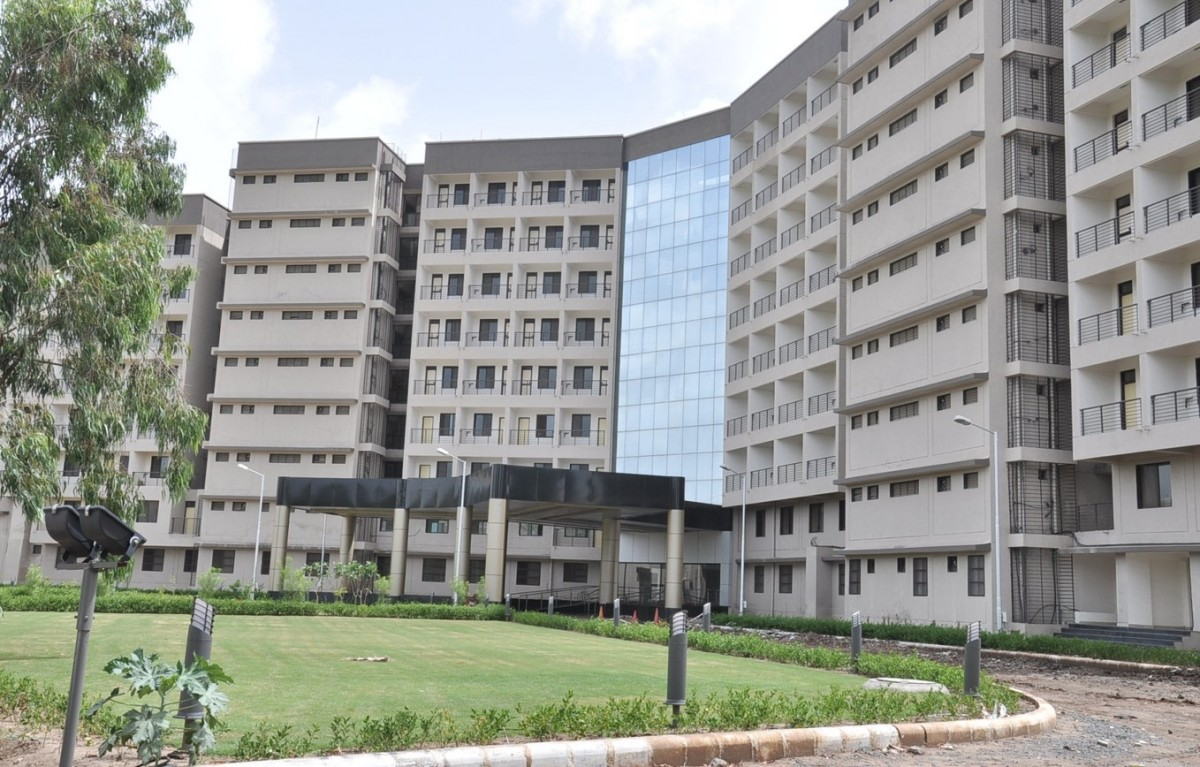
#> input picture CV and IP/ImgData/input/svnit.jpg, 1200 x 767 px, found by its file name
$ python cannyedge.py
#> lines starting #> are read from the running program, lines starting #| are printed output that depends on the picture; after the words box and inside, x2 and y2 are one past the last pixel; in counts of white or black regions, pixels touching at a corner belong together
import cv2 as cv

#Canny Edge Detection is a popular technique for detecting edges in images, which uses multi-stage algorithm.

#Here, we will make use of Trackbars to adjust the threshold value for Canny Edge Detection.

#Defining a Function
def do_nothing(x):
    pass

#Reading Image
img = cv.imread("D:\\ImgData\\input\\svnit.jpg", 0)
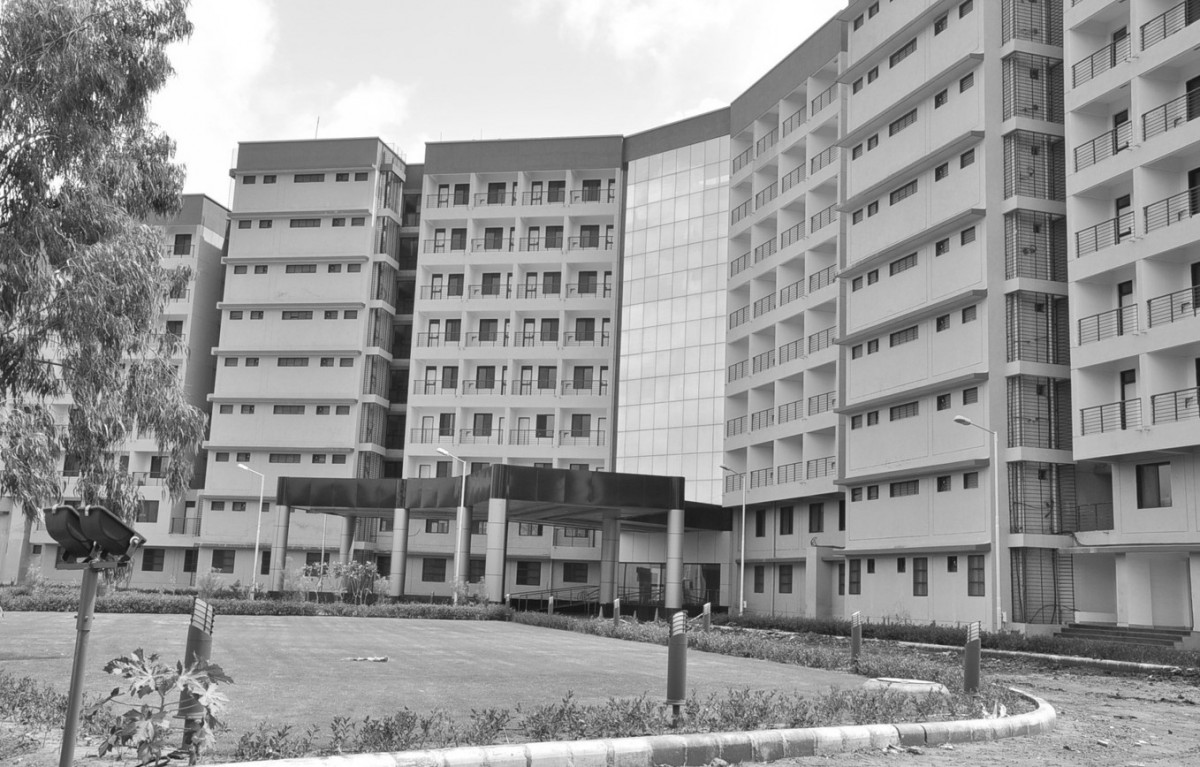
#> img: shape (767, 1200); min 14, max 255, mean 149.9
img = cv.resize(img, (600, 385))
#> img: shape (385, 600)

#Creating a named Window
cv.namedWindow("Image")
#Creating Trackbar to set threshold value
cv.createTrackbar("Thresh", "Image", 0, 255, do_nothing)

#Setting a Loop to update changes upon Trackbar movement
while True:
    #Reading the Trackbar value
    th =cv.getTrackbarPos("Thresh", "Image")
    #Applying Canny Edge Detection
    canny = cv.Canny(img, th, 255)
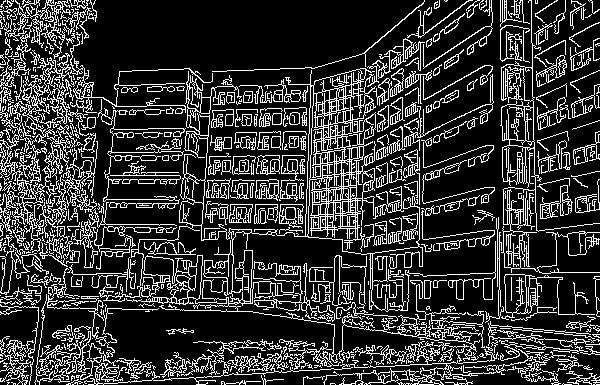
#> canny: shape (385, 600); 20.6% white in thin lines or dots
    #This function takes three arguments, first is the image, second is the threshold value for the lower end and third is the threshold value for the upper end.
    cv.imshow("Image", canny)

    #Waiting for a key to be pressed. (Here 27 is the ASCII value of Esc key)
    if cv.waitKey(1) == 27:
#> (key Esc is pressed here)
        break

cv.destroyAllWindows()

$ run again, with CV and IP/ImgData/input/apple.jpg copied over CV and IP/ImgData/input/svnit.jpg
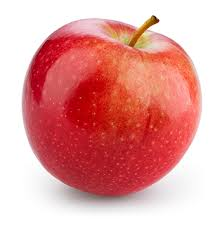
#> input picture CV and IP/ImgData/input/apple.jpg, 222 x 227 px, found by its file name
#> `img = cv.resize(img, (600, 385))`:
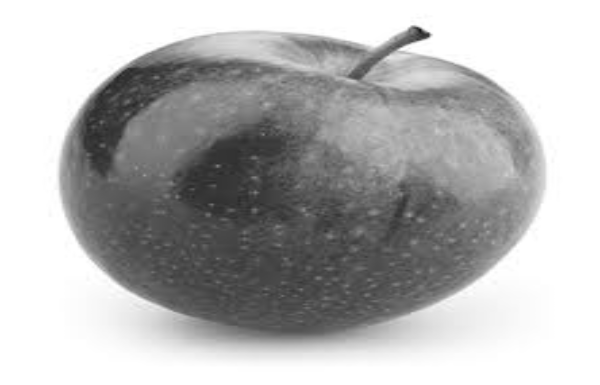
#> img: shape (385, 600); min 26, max 255, mean 180.5
#> `canny = cv.Canny(img, th, 255)`:
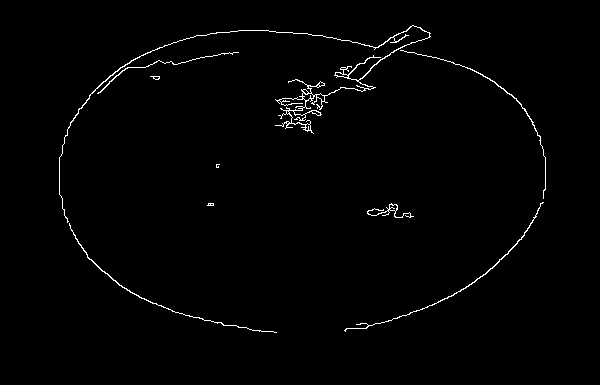
#> canny: shape (385, 600); 1.2% white in thin lines or dots, all inside (x1, y1, x2, y2) = (59, 25, 546, 333)

$ run again, with CV and IP/ImgData/input/cat.jpg copied over CV and IP/ImgData/input/svnit.jpg
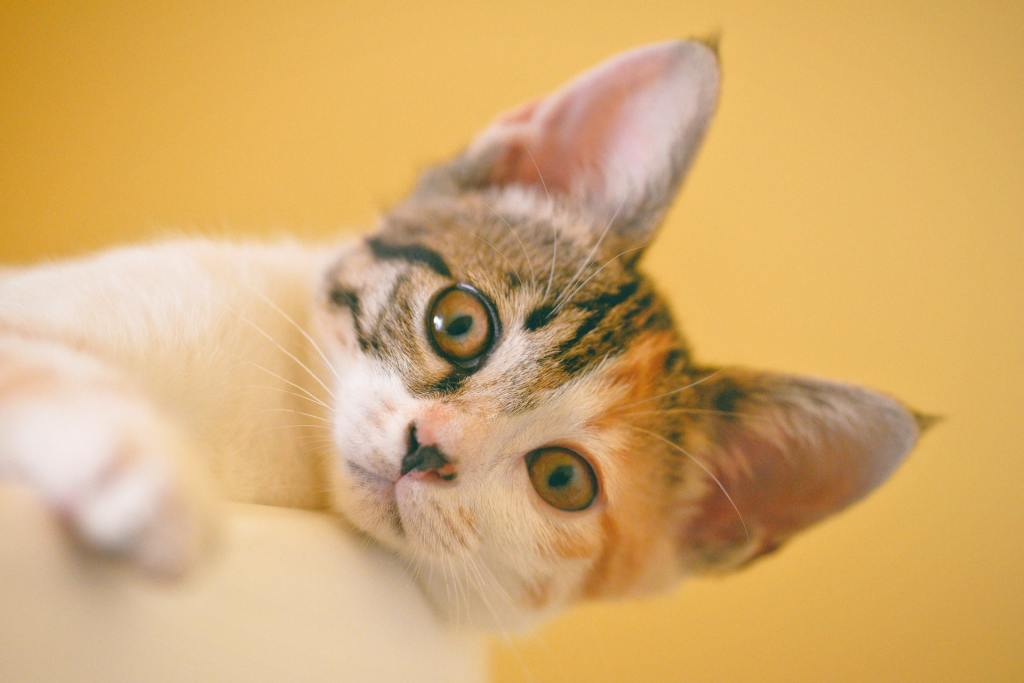
#> input picture CV and IP/ImgData/input/cat.jpg, 1024 x 683 px, found by its file name
#> `img = cv.imread("D:\\ImgData\\input\\svnit.jpg", 0)`:
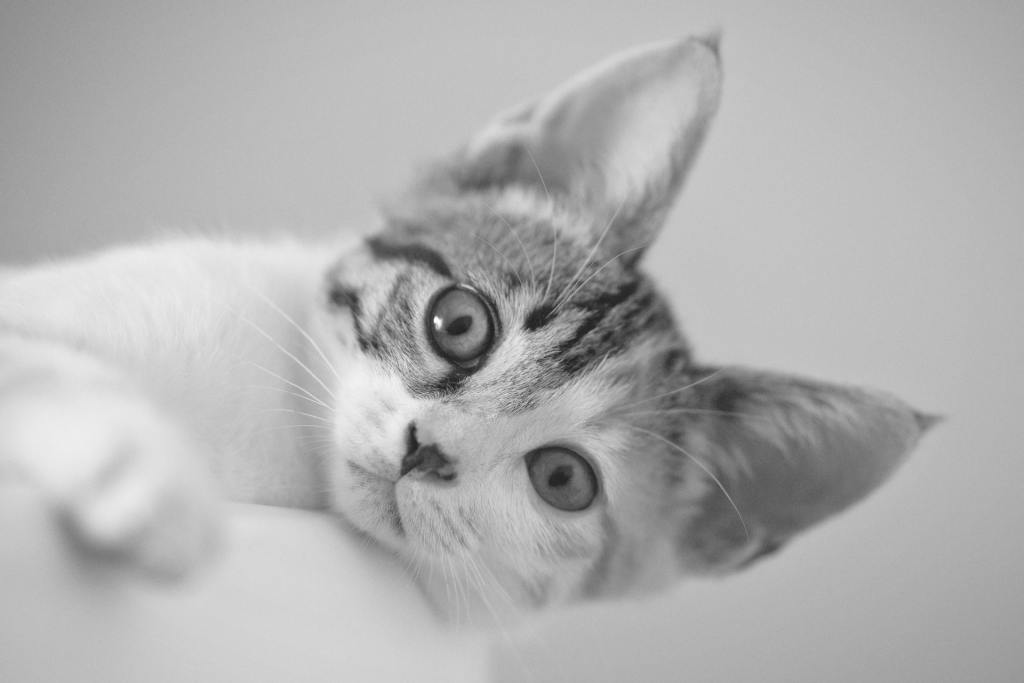
#> img: shape (683, 1024); min 23, max 255, mean 176.6
#> `canny = cv.Canny(img, th, 255)`:
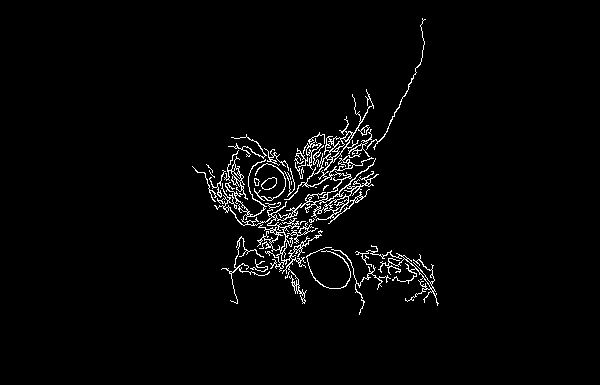
#> canny: shape (385, 600); 2.5% white in thin lines or dots, all inside (x1, y1, x2, y2) = (192, 18, 439, 315)
